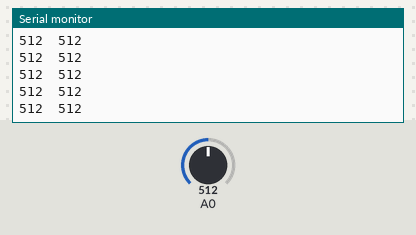
Simulated run of this sketch. Board: Arduino Uno, built with avr-gcc and run on an emulated ATmega328P. On the bench: the last lines printed to the serial monitor. The test bench sets the inputs (shaded band); at power-on: A0 = 512.

Above: at 1.2 s.
1.3 s: A0 set to 716
At 1.33 s:
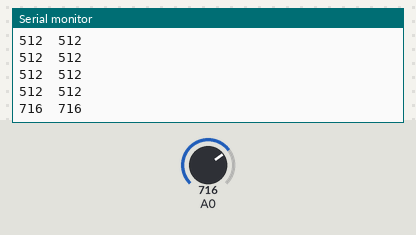
2.8 s: A0 set to 900
At 2.85 s:
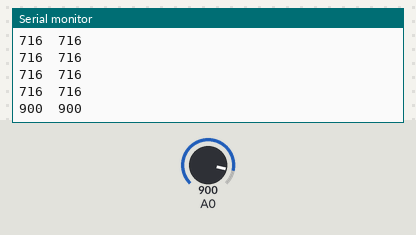
Timing chart, 0 to 5.8 s (numbered marks = the images above; inputs shaded):
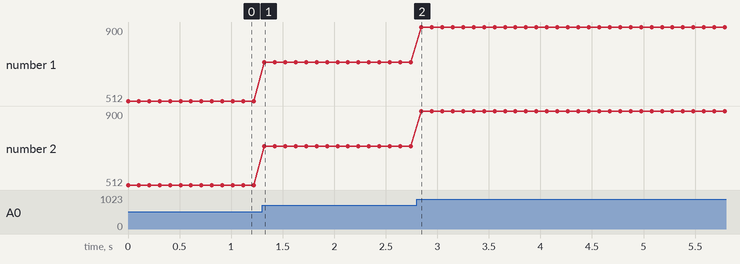

Measured:
- after the input at 1.3 s, the serial monitor: prints a new line at once (image 1)
- after the input at 2.8 s, the serial monitor: prints a new line at once (image 2)
- plotted number 1: 512 → 716 after the input at 1.3 s, 716 → 900 after the input at 2.8 s
- plotted number 2: 512 → 716 after the input at 1.3 s, 716 → 900 after the input at 2.8 s

The sketch:

Filtro.ino
```cpp
int filtered;
int vals[10];

int filter(int value, int n){
  for (int i = n - 1; i>0; i--){
    vals[i] = vals[i-1];
  }
  vals[0] = value;
  long sum = 0;
  for (int i = 0; i < n; i++){
    sum = sum + vals[i];
  }
  int avg = sum/n;
  return avg;
}

int mediaMovel(int analog,int n){
  long sum;
  int value[n];
  for (int i = 1; i <= n; i++){
    value[i] = analogRead(analog);
    sum = sum + value[i];
  }
  int avg = sum/n;
  return sum;
}

void setup() {
  Serial.begin(9600);

}

void loop() {
  int data = analogRead(0);
  //filtered = filter(data);
  int n = 10;
  int value[n];
  int sum;
  for (int i = 1; i <= n; i++){
    value[i] = analogRead(0);
    sum = sum + value[i];
  }
  int avg = sum/n;

  filtered = avg;
  Serial.print(data);
  Serial.print('\t');
  Serial.println(filtered);
  delay(100);
}
```
